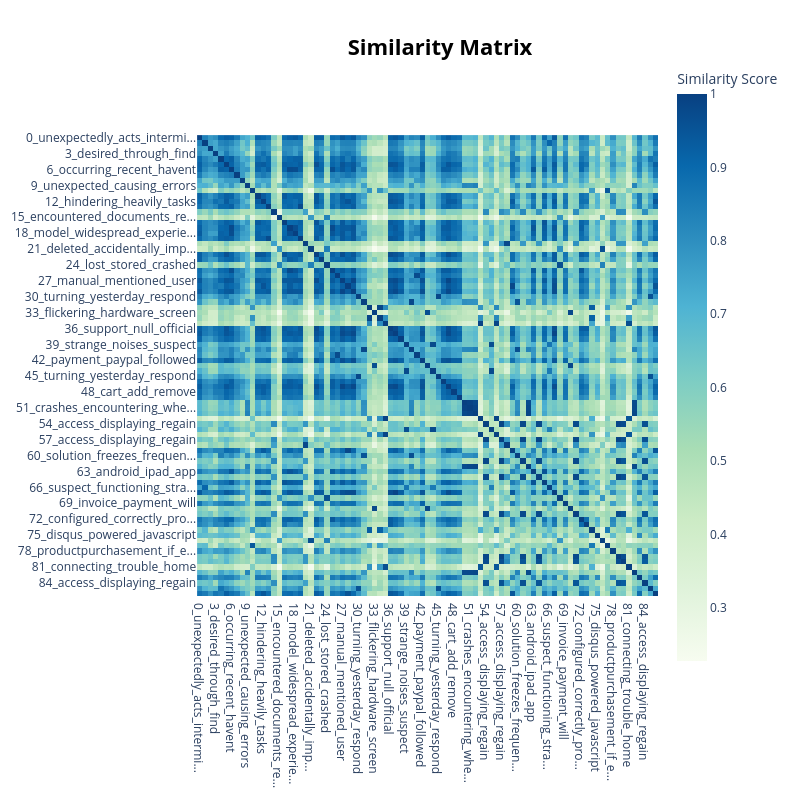

Notebook code cell kept with this figure:
### Code cell
# Heatmap of Topic Similarities
display(topic_model.visualize_heatmap())

### Figure 1 — Plotly figure (JSON) as saved in the notebook; plotly's stock layout.template omitted (floating-point values rounded to 4 significant figures; data arrays with more than 128 entries replaced by an {"elided": "..."} marker saying what was removed)
{"data": [{"coloraxis": "coloraxis", "hovertemplate": "x: %{x}<br>y: %{y}<br>Similarity Score: %{z}<extra></extra>", "name": "0", "type": "heatmap", "x": ["0_unexpectedly_acts_intermi...", "1_peculiar_popping_errormes...", "2_concerned_safe_security", "3_desired_through_find", "4_afterward_firmware_happen...", "5_factory_performed_hoping", "6_occurring_recent_havent", "7_battery_sudden_decrease", "8_charger_charging_came", "9_unexpected_causing_errors", "10_internet_connection_esta...", "11_consistently_occurs_feat...", "12_hindering_heavily_tasks", "13_none_updates_checked", "14_locked_unlock_account", "15_encountered_documents_re...", "16_cache_clearing_app", "17_others_similar_reported", "18_model_widespread_experie...", "19_latest_running_version", "20_password_account_forgotten", "21_deleted_accidentally_imp...", "22_configurations_settings_...", "23_might_hardwarerelated_re...", "24_lost_stored_crashed", "25_correctly_configured_eve...", "26_cables_peripherals_adapt...", "27_manual_mentioned_user", "28_as_affecting_assistance", "29_official_reviewed_website", "30_turning_yesterday_respond", "31_glitch_freezes_frequently", "32_connect_set_fails", "33_flickering_hardware_screen", "34_set_fails_connect", "35_connecting_wifi_detect", "36_support_null_official", "37_unresolved_remains_conta...", "38_price_persists_troublesh...", "39_strange_noises_suspect", "40_glitch_freezes_frequently", "41_peripherals_cables_adapt...", "42_payment_paypal_followed", "43_flickering_hardware_screen", "44_suspect_functioning_noises", "45_turning_yesterday_respond", "46_card_credit_gift", "47_tutorials_luck_community", "48_cart_add_remove", "49_refund_refunds_get", "50_encountering_whenever_fi...", "51_crashes_encountering_whe...", "52_crashes_encountering_whe...", "53_connecting_home_although", "54_access_displaying_regain", "55_functioning_noises_strange", "56_connecting_detect_although", "57_access_displaying_regain", "58_password_account_forgotten", "59_as_affecting_assistance", "60_solution_freezes_frequen...", "61_access_regain_displaying", "62_fixes_encountering_whene...", "63_android_ipad_app", "64_access_displaying_regain", "65_app_apps_347", "66_suspect_functioning_stra...", "67_remains_unresolved_conta...", "68_lost_crashed_stored", "69_invoice_payment_will", "70_flickering_hardware_do", "71_access_displaying_regain", "72_configured_correctly_pro...", "73_productpurchases_might_s...", "74_fails_connect_up", "75_disqus_powered_javascript", "76_deleted_accidentally_imp...", "77_internet_disconnecting_e...", "78_productpurchasement_if_e...", "79_access_displaying_regain", "80_access_unable_displaying", "81_connecting_trouble_home", "82_fixes_encountering_whene...", "83_javascript_browser_enable", "84_access_displaying_regain", "85_turning_yesterday_respond", "86_as_button_affecting"], "xaxis": "x", "y": ["0_unexpectedly_acts_intermi...", "1_peculiar_popping_errormes...", "2_concerned_safe_security", "3_desired_through_find", "4_afterward_firmware_happen...", "5_factory_performed_hoping", "6_occurring_recent_havent", "7_battery_sudden_decrease", "8_charger_charging_came", "9_unexpected_causing_errors", "10_internet_connection_esta...", "11_consistently_occurs_feat...", "12_hindering_heavily_tasks", "13_none_updates_checked", "14_locked_unlock_account", "15_encountered_documents_re...", "16_cache_clearing_app", "17_others_similar_reported", "18_model_widespread_experie...", "19_latest_running_version", "20_password_account_forgotten", "21_deleted_accidentally_imp...", "22_configurations_settings_...", "23_might_hardwarerelated_re...", "24_lost_stored_crashed", "25_correctly_configured_eve...", "26_cables_peripherals_adapt...", "27_manual_mentioned_user", "28_as_affecting_assistance", "29_official_reviewed_website", "30_turning_yesterday_respond", "31_glitch_freezes_frequently", "32_connect_set_fails", "33_flickering_hardware_screen", "34_set_fails_connect", "35_connecting_wifi_detect", "36_support_null_official", "37_unresolved_remains_conta...", "38_price_persists_troublesh...", "39_strange_noises_suspect", "40_glitch_freezes_frequently", "41_peripherals_cables_adapt...", "42_payment_paypal_followed", "43_flickering_hardware_screen", "44_suspect_functioning_noises", "45_turning_yesterday_respond", "46_card_credit_gift", "47_tutorials_luck_community", "48_cart_add_remove", "49_refund_refunds_get", "50_encountering_whenever_fi...", "51_crashes_encountering_whe...", "52_crashes_encountering_whe...", "53_connecting_home_although", "54_access_displaying_regain", "55_functioning_noises_strange", "56_connecting_detect_although", "57_access_displaying_regain", "58_password_account_forgotten", "59_as_affecting_assistance", "60_solution_freezes_frequen...", "61_access_regain_displaying", "62_fixes_encountering_whene...", "63_android_ipad_app", "64_access_displaying_regain", "65_app_apps_347", "66_suspect_functioning_stra...", "67_remains_unresolved_conta...", "68_lost_crashed_stored", "69_invoice_payment_will", "70_flickering_hardware_do", "71_access_displaying_regain", "72_configured_correctly_pro...", "73_productpurchases_might_s...", "74_fails_connect_up", "75_disqus_powered_javascript", "76_deleted_accidentally_imp...", "77_internet_disconnecting_e...", "78_productpurchasement_if_e...", "79_access_displaying_regain", "80_access_unable_displaying", "81_connecting_trouble_home", "82_fixes_encountering_whene...", "83_javascript_browser_enable", "84_access_displaying_regain", "85_turning_yesterday_respond", "86_as_button_affecting"], "yaxis": "y", "z": {"elided": "87x87 float values"}}], "layout": {"coloraxis": {"colorbar": {"title": {"text": "Similarity Score"}}, "colorscale": [[0, "rgb(247,252,240)"], [0.125, "rgb(224,243,219)"], [0.25, "rgb(204,235,197)"], [0.375, "rgb(168,221,181)"], [0.5, "rgb(123,204,196)"], [0.625, "rgb(78,179,211)"], [0.75, "rgb(43,140,190)"], [0.875, "rgb(8,104,172)"], [1, "rgb(8,64,129)"]]}, "height": 800, "hoverlabel": {"bgcolor": "white", "font": {"family": "Rockwell", "size": 16}}, "legend": {"title": {"text": "Trend"}}, "margin": {"t": 60}, "showlegend": true, "title": {"font": {"color": "Black", "size": 22}, "text": "<b>Similarity Matrix</b>", "x": 0.55, "xanchor": "center", "y": 0.95, "yanchor": "top"}, "width": 800, "xaxis": {"anchor": "y", "constrain": "domain", "domain": [0, 1], "scaleanchor": "y"}, "yaxis": {"anchor": "x", "autorange": "reversed", "constrain": "domain", "domain": [0, 1]}}}
